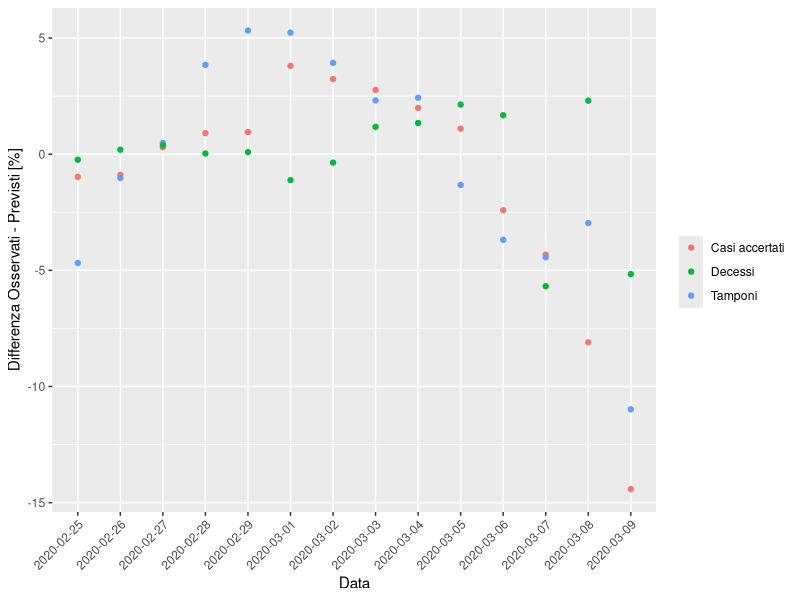
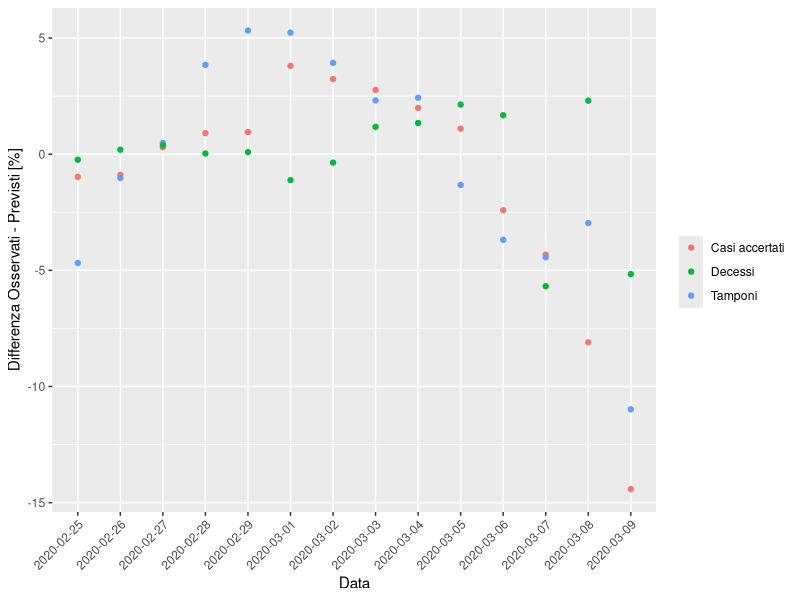

The R source for these figures, in order:
# Data: https://github.com/DavideMagno/ItalianCovidData.git
library(tidyverse)

lfit <- function(x,t,n=0) {
  #Length of forecasting set
  xlm <- x[1:(length(x)-n)]
  tlm <- t[1:(length(t)-n)]
  lf <- lm(log(xlm) ~ tlm)
  a <- lf$coefficients[1]
  b <- lf$coefficients[2]
  y <- exp( a + t*b)
  return(y)
}

############################
# Length of the forecast set
############################

nf <- 0

df <- read.csv("./DATA/Daily_Covis19_Italian_Data_Cumulative.csv", sep=",") %>%
  group_by(Date)  %>%
  select(-Region) %>%
  summarise_all(sum) %>%
  mutate(Cases=Hospitalised + In.ICU + Home.Isolation + Healed + Dead)

#Normalize Tests and Cases using max, add time [days]
df <- df  %>% mutate(nTests=Tests/max(Tests), 
                     nCases=Cases/max(Cases), 
                     nDead=Dead/max(Dead), 
                     Time=as.integer(ymd(Date)-ymd(Date[1])) )

df <- df %>% mutate(
  fCases = lfit(nCases,Time,n=nf),
  fTests = lfit(nTests,Time,n=nf),
  fDead  = lfit(nDead,Time,n=nf)
)

p<- ggplot(data=df,aes(Date,100*(nCases-fCases),color='Casi accertati'), color='black') +
  geom_point() +
  geom_point(data=df,aes(Date,100*(nTests-fTests), color='Tamponi')) +
  geom_point(data=df,aes(Date,100*(nDead-fDead), color='Decessi')) +
  ylab('Differenza Osservati - Previsti [%]') +
  xlab('Data') +
  labs(color="") +
  theme(axis.text.x = element_text(angle = 45, hjust = 1))
  
p

ggsave('./PLOT/COVID_osservazioni-previsioni.png',height=4,width=8)





